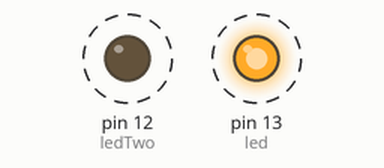
This sketch was run on a simulated Arduino Nano, built with avr-gcc and run on an emulated ATmega328P. On the bench: output pins drawn as LEDs (lit = HIGH). Dashed ring = blinking.

Above: at 0.2 s.
Timing chart, 0 to 4.6 s (numbered marks = the images above):
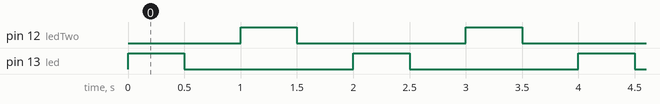

The sketch:

Blink2LEDS.ino
```cpp
//Sets up the pins for arduino nano
//Pin 13 as led
int led = 13;
// Pin 12 as ledTwo
int ledTwo = 12;

void setup() {
  // put your setup code here, to run once:
  // Initializes the pins as outputs
  pinMode(led, OUTPUT);
  pinMode(ledTwo, OUTPUT);
}

void loop() {
  // put your main code here, to run repeatedly:
  digitalWrite(led, HIGH); // Turns voltage on High
  delay(500);  // waits 2 seconds
  digitalWrite(led, LOW);
  delay(500);
  digitalWrite(ledTwo, HIGH); // Turns voltage on High
  delay(500);  // waits 2 seconds
  digitalWrite(ledTwo, LOW);
  delay(500);
}
```

Measured:
- by itself, pin 12 (ledTwo), pin 13 (led): alternates HIGH for 0.50 s and LOW for 1.5 s
- by itself, everything shown: repeats every 2.0 s, in 4 steps
